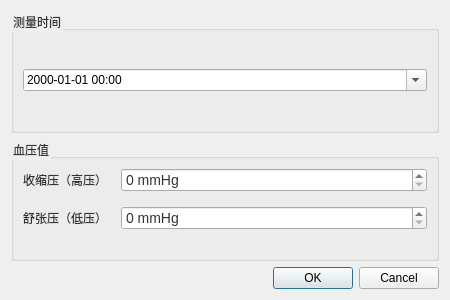
<?xml version="1.0" encoding="UTF-8"?>
<ui version="4.0">
 <class>BPReDialog</class>
 <widget class="QDialog" name="BPReDialog">
  <property name="geometry"><rect><x>0</x><y>0</y><width>450</width><height>300</height></rect></property>
  <property name="windowTitle"><string>血压记录</string></property>
  <property name="minimumSize"><size><width>400</width><height>270</height></size></property>
  <property name="styleSheet"><string>QLabel { color: #333; } QGroupBox { color: #333; } QSpinBox { color: #333; font-size: 14px; }</string></property>
  <layout class="QVBoxLayout" name="mainLayout">
   <item><widget class="QGroupBox" name="timeGroup"><property name="title"><string>测量时间</string></property>
    <layout class="QHBoxLayout"><item><widget class="QDateTimeEdit" name="dateTimeEdit"><property name="calendarPopup"><bool>true</bool></property><property name="displayFormat"><string>yyyy-MM-dd HH:mm</string></property></widget></item></layout>
   </widget></item>
   <item><widget class="QGroupBox" name="dataGroup"><property name="title"><string>血压值</string></property>
    <layout class="QFormLayout" name="formLayout">
     <property name="spacing"><number>14</number></property>
     <property name="fieldGrowthPolicy"><enum>QFormLayout::AllNonFixedFieldsGrow</enum></property>
     <item row="0" column="0"><widget class="QLabel" name="label"><property name="text"><string>收缩压（高压）</string></property></widget></item>
     <item row="0" column="1"><widget class="QSpinBox" name="systolicSpinBox"><property name="minimum"><number>0</number></property><property name="maximum"><number>300</number></property><property name="suffix"><string> mmHg</string></property></widget></item>
     <item row="1" column="0"><widget class="QLabel" name="label_3"><property name="text"><string>舒张压（低压）</string></property></widget></item>
     <item row="1" column="1"><widget class="QSpinBox" name="diastolicSpinBox"><property name="minimum"><number>0</number></property><property name="maximum"><number>200</number></property><property name="suffix"><string> mmHg</string></property></widget></item>
    </layout>
   </widget></item>
   <item><widget class="QDialogButtonBox" name="buttonBox"><property name="standardButtons"><set>QDialogButtonBox::Ok|QDialogButtonBox::Cancel</set></property></widget></item>
  </layout>
 </widget>
 <resources/>
 <connections>
  <connection><sender>buttonBox</sender><signal>accepted()</signal><receiver>BPReDialog</receiver><slot>accept()</slot></connection>
  <connection><sender>buttonBox</sender><signal>rejected()</signal><receiver>BPReDialog</receiver><slot>reject()</slot></connection>
 </connections>
</ui>
